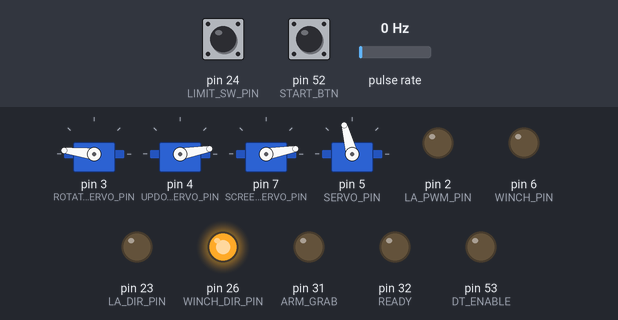
Recording of a sketch running on a simulated Arduino Mega 2560, built with avr-gcc and run on an emulated ATmega2560. Shown: 4 × servo, output pins drawn as LEDs (lit = HIGH). Wiring (inferred from the names in the program): pulse sensor: data pin 21. The test bench sets the inputs (shaded band); at power-on: pin 24 (LIMIT_SW_PIN) HIGH, pin 52 (START_BTN) HIGH, pulse rate 0 Hz.

Above: at 0.1 s.
At 2.1 s:
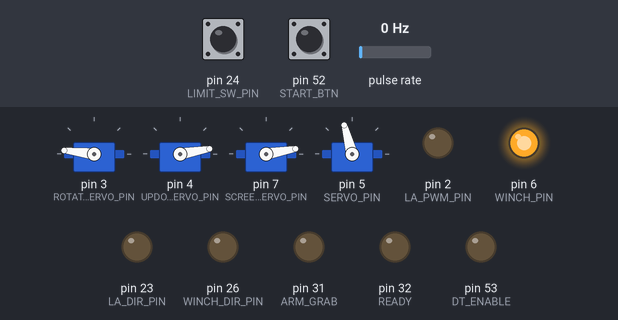
Timing chart, 0 to 3.6 s (numbered marks = the images above):
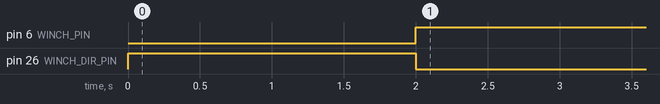

Measured:
- by itself, pin 6 (WINCH_PIN): LOW → HIGH at 2.0 s
- by itself, pin 26 (WINCH_DIR_PIN): LOW → HIGH at 0.00 s, → LOW 2.0 s later

The sketch:

mainCodeUpdated.ino
```cpp
#include <Servo.h>

Servo rotate;
Servo upDown;
Servo screen;
Servo launcherServo;  // create servo object to control a servo

#define LA_PWM_PIN       2
#define ROTATE_SERVO_PIN 3
#define UPDOWN_SERVO_PIN 4
#define SCREEN_SERVO_PIN 7
#define LA_DIR_PIN       23

#define ROTATE_START 173
#define ROTATE_CUP   65
#define ROTATE_STEPS ROTATE_START - ROTATE_CUP

#define UPDOWN_START 10
#define UPDOWN_DUMP  37
#define UPDOWN_HOLD  100
#define UPDOWN_TOP   155
#define UPDOWN_STEPS UPDOWN_TOP - UPDOWN_HOLD

#define LA_UP_DIR   1
#define LA_DOWN_DIR 0

#define LAUNCH_VALUE 2300
#define ENCODER_PIN 21
#define SERVO_PIN 5
#define WINCH_PIN 6
#define WINCH_DIR_PIN 26
#define LIMIT_SW_PIN 24

#define FIRE_PIN  30
#define ARM_GRAB  31
#define READY     32
#define START_BTN 52
#define DT_ENABLE 53

volatile int encoderValue = 0;
bool armed = false;

void setup() {
  // put your setup code here, to run once:
  armInit();
  screenInit();
  launcherInit();

  pinMode(DT_ENABLE, OUTPUT);
  pinMode(FIRE_PIN, INPUT);
  pinMode(READY, OUTPUT);
  pinMode(ARM_GRAB, OUTPUT);
  pinMode(START_BTN, INPUT);
  while (!digitalRead(START_BTN));

  //screenMove();
  launcherArm();
  //armPrep();
  lock();
  digitalWrite(DT_ENABLE, HIGH);

  while (!digitalRead(FIRE_PIN));
  launcherFire();
  delay(500);
  lock();
  launcherArm();

  digitalWrite(READY, HIGH);
  delay(500);
  digitalWrite(READY, LOW);
}

void loop() {
  // put your main code here, to run repeatedly:

}

void launcherInit() {
  pinMode(ENCODER_PIN, INPUT);
  pinMode(WINCH_PIN, OUTPUT);
  pinMode(WINCH_DIR_PIN, OUTPUT);
  pinMode(SERVO_PIN, OUTPUT);
  pinMode(LIMIT_SW_PIN, INPUT_PULLUP);
  launcherServo.attach(SERVO_PIN);
  launcherServo.write(15);
  attachInterrupt(digitalPinToInterrupt(ENCODER_PIN), count, FALLING);
}

void launcherArm() {
  launcherFire();
  //pull launcher down if it is not armed
  if (armed == false) {
    for (;;) {
      // Wind up winch
      digitalWrite(WINCH_DIR_PIN, HIGH);
      analogWrite(WINCH_PIN, 255);

      // Wait for limit switch to be pressed
      if (digitalRead(LIMIT_SW_PIN) == 1) {
        analogWrite(WINCH_PIN, 0);
        break;
      }
    }
    lock();
    encoderValue = 0;
    delay(2000);
    //let out string
    for (;;) {
      // Switch Directions
      digitalWrite(WINCH_DIR_PIN, LOW);
      analogWrite(WINCH_PIN, 255);

      if (encoderValue >= LAUNCH_VALUE) {
        analogWrite(6, 0); //stop the winch
        armed = true;
        break;
      }
    }
  }
}

void launcherFire() {
  launcherServo.write(15);
  armed = false;
}

bool isArmed() {
  return armed;
}

volatile void count() {
  encoderValue++;
}


void lock() {
  launcherServo.write(105);
}

void armInit() {
  pinMode(LA_DIR_PIN, OUTPUT);
  pinMode(LA_PWM_PIN, OUTPUT);

  analogWrite(LA_PWM_PIN, 0);

  rotate.attach(ROTATE_SERVO_PIN);
  upDown.attach(UPDOWN_SERVO_PIN);

  rotate.write(ROTATE_START);
  upDown.write(UPDOWN_START);
}

void armGrabBead() {

  //it takes 8.5 seconds to reach the top so make delay not go past the
  //.75 seconds is used in the prep
  digitalWrite(LA_DIR_PIN, LA_UP_DIR);
  analogWrite(LA_PWM_PIN, 254);

  for (int i = 0; i < UPDOWN_STEPS; i ++ ) {
    upDown.write(UPDOWN_TOP - i);
    delay(40);
  }//this will  total a delay of 2.2 seconds

  delay(5550);
  analogWrite(LA_PWM_PIN, 0);

  //drop in the launcher phase
  for (int i = 0; i < ROTATE_STEPS; i++) {
    rotate.write(ROTATE_START - i);
    delay(10);
  }

  upDown.write(UPDOWN_DUMP);
  delay(2000);

  //reset
  rotate.write(ROTATE_START);
  upDown.write(UPDOWN_START);

  digitalWrite(LA_DIR_PIN, LA_DOWN_DIR);
  analogWrite(LA_PWM_PIN, 254);
  delay(8500);
  analogWrite(LA_PWM_PIN, 0);

}

//void armPrep() {
//  digitalWrite(LA_DIR_PIN, LA_UP_DIR);
//  analogWrite(LA_PWM_PIN, 254);
//  delay(750);
//  upDown.write(UPDOWN_TOP);
//  analogWrite(LA_PWM_PIN, 0);
//}

void screenInit() {
  screen.attach(SCREEN_SERVO_PIN);
  screen.write(10);
}

void screenMove() {
  screen.write(170);
  delay(1000);
  screen.write(10);
}
```
